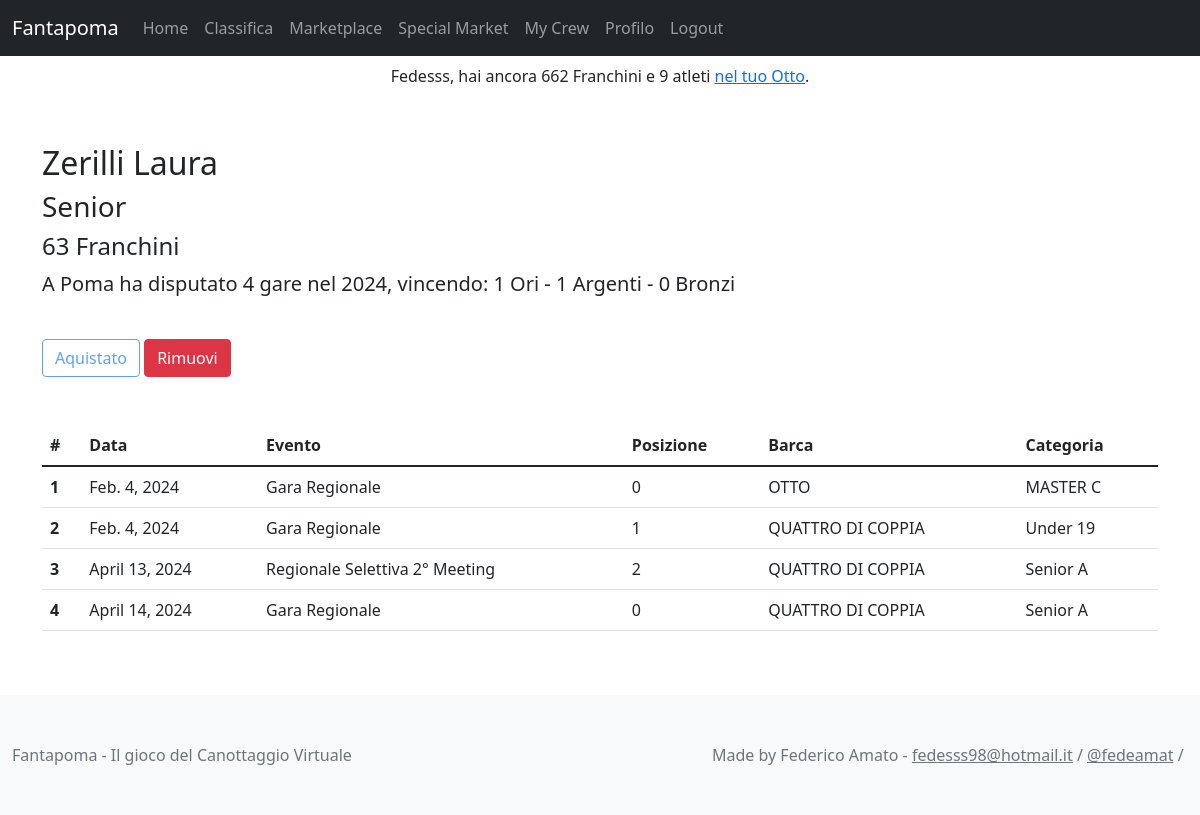
Page /fantapoma/view_athlete/123 (signed in) on the committed database.
### fantapoma/models.py (models this page shows, shortened)
class Player(models.Model):
    user = models.OneToOneField(User, on_delete=models.CASCADE, primary_key=True)
    first_name = models.TextField('nome', max_length=100, blank=True, null=True)
    last_name = models.TextField('cognome', max_length=100, blank=True, null=True)
    franchs = models.IntegerField(blank=True, default=400)
    team_name = models.CharField(max_length=200, default='8+')
    cox = models.ForeignKey(FantaAthlete, blank=True, null=True, on_delete=models.SET_NULL, related_name='cox')

class FantaAthlete(models.Model):
    name = models.CharField(max_length=200)
    born = models.DateField('Date of Birth', default=datetime.date(2000,1,1))
    first_time = models.DateField('First Race Date')
    last_time = models.DateField('Last Race Date')
    release_date = models.DateField('Release Date', default=datetime.date(2024,1,1))
    price = models.IntegerField(default=0)
    race_points = models.IntegerField(default=0)
    actions_points = models.IntegerField(default=0)
    athlete = models.OneToOneField(Athlete, blank=True, null=True, on_delete=models.CASCADE)
    players = models.ManyToManyField(User, blank=True, related_name='athletes_set')
    is_user = models.OneToOneField(User, blank=True, null=True, on_delete=models.SET_NULL, related_name='true_athlete')
    @property
    def category(self):
        categories = {9: 'Allievi A', 10: 'Allievi A',
                      11: 'Allievi B', 12: 'Allievi B',
                      13: 'Allievi C',
                      14: 'Cadetti',
                      15: 'Ragazzi', 16: 'Ragazzi',
                      17: 'Junior', 18: 'Junior',
                      19: 'Under23', 20: 'Under23', 21: 'Under23', 22: 'Under23',
                      23: 'Senior', 24: 'Senior', 25: 'Senior', 26: 'Senior', 27: 'Senior',
        }
        today = datetime.date.today()
        age = today.year - self.born.year
        return categories.get(age, 'Master')
    @property
    def bookings(self):
        return self.players.all().count()
    @property
    def adjusted_price(self):
        booking_term = self.price*(math.tanh(self.bookings/4))
        base_price = 5
        if self.athlete is not None:
            crews = self.athlete.crew_set.filter(race__event__date__year=2024)
            for crew in crews:
                if crew.result == 1:
                    base_price += 25
                elif crew.result == 2:
                    base_price += 15
                elif crew.result == 3:
                    base_price += 10
                else:
                    base_price += 3
        booking_term = base_price*math.tanh(self.bookings/4)
        return int(base_price + booking_term)
    def get_crew_set(self, date=None):
        if date is None:
            date = datetime.datetime.now().year
        return self.athlete.crew_set.filter(race__event__date__year__gte=date)
    @property
    def total(self):
        try:
            crew_set = self.get_crew_set()
            return crew_set.count()
        except AttributeError:
            return 0
    @property
    def first(self):
        try:
            crew_set = self.get_crew_set()
            return sum(crew.result == 1 for crew in crew_set)
        except AttributeError:
            return 0
    @property
    def second(self):
        try:
            crew_set = self.get_crew_set()
            return sum(crew.result == 2 for crew in crew_set)
        except AttributeError:
            return 0
    @property
    def third(self):
        try:
            crew_set = self.get_crew_set()
            return sum(crew.result == 3 for crew in crew_set)
        except AttributeError:
            return 0

### events/models.py (models this page shows, shortened)
class Athlete(models.Model):
    name = models.CharField(max_length=80)

class Crew(models.Model):
    bow_number = models.IntegerField(choices=[(i, i) for i in range(1, 9)])
    athletes = models.ManyToManyField(Athlete)
    club = models.ForeignKey(Club, on_delete=models.CASCADE)
    race = models.ForeignKey(Race, on_delete=models.CASCADE)
    result = models.IntegerField(default=0, blank=True, null=True)

class Race(models.Model):
    number = models.IntegerField(default=0)
    time = models.TimeField(null=True)
    boat_type = models.CharField(max_length=20, default='SINGOLO')
    category = models.CharField(max_length=20, default='SENIOR')
    GENDER_CHOICES = [
        ('M', 'Male'),
        ('F', 'Female'),
        ('X', 'Mix'),
    ]
    gender = models.CharField(max_length=1, choices=GENDER_CHOICES, default='M')
    TYPE_CHOICES = [
        ('HEAT', 'Qualificazione'),
        ('FINAL', 'Finale'),
    ]
    type = models.CharField(max_length=10, choices=TYPE_CHOICES, default='FINAL')
    event = models.ForeignKey(Event, on_delete=models.CASCADE)

class Event(models.Model):
    url = models.CharField(max_length=200, unique=True, default=uuid.uuid4)
    date = models.DateField()
    location = models.CharField(max_length=80)
    name = models.CharField(max_length=80)
    EVENT_TYPES = [
        ('REG', 'Regionale'),
        ('NAT', 'Nazionale'),
    ]
    type = models.CharField(max_length=80, choices=EVENT_TYPES, default='REG')

### fantapoma/views.py (the view, shortened to what this page needs)
# urls.py: path('view_athlete/<int:id>', views.view_athlete, name='view-athlete'),
def view_athlete(request, id):
    fantaathlete = FantaAthlete.objects.get(id=id)
    user = request.user
    if fantaathlete.athlete is not None:
        crews = fantaathlete.athlete.crew_set.filter(race__event__date__year=2024)
    else:
        crews = Crew.objects.none()
    buy = True
    sell = False
    if user.athletes_set.filter(id=fantaathlete.id).exists():
        buy = False
        sell = True
    elif (user.player.franchs <= 0
          or user.athletes_set.count() >= MAX_ATHLETES):
        buy = False
        sell = False
    context = {
        'title': f"{fantaathlete.name} - Fantapoma",
        'athlete': fantaathlete,
        'crews': crews,
        'buy': buy,
        'sell': sell,
    }
    return render(request, 'fantapoma/view_athlete.html', context)

### fantapoma/templates/fantapoma/view_athlete.html (shortened to what this page needs)
{% extends "base.html" %}
{% block content %}
<div class="container header mt-5">
  <h2>
    {{ athlete.name }}{% if athlete.is_user is not None %}<em> A.K.A. {{ athlete.is_user }} </em>{% endif %}
  </h2>
  <h3>{{ athlete.category }}</h3>
  <h3 class="fw-light fs-4">{{ athlete.adjusted_price }} Franchini</h3>
  <p class="lead">
    A Poma ha disputato {{ athlete.total }} gare nel 2024,
    vincendo:
    <strong>{{ athlete.first }}</strong> Ori - <strong>{{ athlete.second }}</strong> Argenti - <strong>{{ athlete.third }}</strong> Bronzi
  </p>
  {% if request.user.is_authenticated %}
  <form action="" method="POST">
    {% if buy %}
    <input name='acquista' value="Aquista" type="Submit" class="btn btn-primary mt-4" />
    {% else %}
    <input name='acquista' value="Aquistato" type="Submit" class="btn btn-outline-primary disabled mt-4"/>
    {% endif %}
    {% if sell %}
    <input name='rimuovi' value="Rimuovi" type="Submit" class="btn btn-danger mt-4" />
    {% else %}
    <input name='rimuovi' value="Rimuovi" type="Submit" class="btn btn-outline-danger disabled mt-4" />
    {% endif %}
  </form>
  {% endif %}
</div>
<div class="container races-table my-5">
  <table class="table table-hover">
    <thead>
      <tr>
        <th scope="col">#</th>
        <th scope="col">Data</th>
        <th scope="col">Evento</th>
        <th scope="col">Posizione</th>
        <th scope="col">Barca</th>
        <th scope="col">Categoria</th>
      </tr>
    </thead>
    <tbody>
      {% for crew in crews %}
      <tr>
        <th scope="row">{{ forloop.counter }}</th>
        <td>{{ crew.race.event.date }}</td>
        <td>{{ crew.race.event.name }}</td>
        <td>{{ crew.result }}</td>
        <td>{{ crew.race.boat_type }}</td>
        <td>{{ crew.race.category }}</td>
      </tr>
      {% endfor %}
    </tbody>
  </table>
</div>
{% endblock %}

### fantapoma/templates/fantapoma/navbar.html (shortened to what this page needs)
{% block navbar %}
<nav class="navbar navbar-expand-lg navbar-dark bg-dark">
  <div class="container-fluid">
    <a class="navbar-brand" href="{% url 'fantapoma:index' %}">Fantapoma</a>
    <div class="collapse navbar-collapse" id="navbarNav">
      <ul class="navbar-nav">
        <li class="nav-item">
          <a class="nav-link" aria-current="page" href="{% url 'fantapoma:index' %}">Home</a>
        </li>
        <li class="nav-item">
          <a class="nav-link" href="{% url 'fantapoma:leaderboard' %}">Classifica</a>
        </li>
        {% if request.user.is_authenticated %}
        <li class="nav-item">
          <a class="nav-link" href="{% url 'fantapoma:marketplace' %}">Marketplace</a>
        </li>
        <li class="nav-item">
          <a class="nav-link" href="{% url 'fantapoma:special-market' %}">Special Market</a>
        </li>
        <li class="nav-item">
          <a class="nav-link" href="{% url 'fantapoma:mycrew' %}">My Crew</a>
        </li>
        <li class="nav-item">
          <a class="nav-link" href="{% url 'fantaplayers:profile' request.user.id %}">Profilo</a>
        </li>
        <li class="nav-item">
          <a class="nav-link" href="{% url 'fantaplayers:logout' %}">Logout</a>
        </li>
        {% endif %}
      </ul>
    </div>
  </div>
</nav>
{% if request.user.is_authenticated %}
<nav class="nav justify-content-center">
  <span class="navbar-text">
    {{ request.user|title }}, hai ancora {{ request.user.player.franchs }} Franchini e
    {{ request.user.athletes_set.count }} atleti <a href={% url 'fantapoma:mycrew' %}>nel tuo Otto</a>.
  </span>
</nav>
{% endif %}
{% endblock %}

### rows in the picture
FantaAthlete: name "Zerilli Laura", category "Senior", adjusted_price "63", total "4", first "1", second "1", third "0"
Crew: race.event "Feb. 4, 2024", race.event.name "Gara Regionale", result "0", race.boat_type "OTTO", race.category "MASTER C"
Crew: race.event "Feb. 4, 2024", race.event.name "Gara Regionale", result "1", race.boat_type "QUATTRO DI COPPIA", race.category "Under 19"
Crew: race.event "April 13, 2024", race.event.name "Regionale Selettiva 2° Meeting", result "2", race.boat_type "QUATTRO DI COPPIA", race.category "Senior A"
Crew: race.event "April 14, 2024", race.event.name "Gara Regionale", result "0", race.boat_type "QUATTRO DI COPPIA", race.category "Senior A"

### other values in the picture
{{ request.user|title }} "Fedesss"
{{ request.user.player.franchs }} "662"
{{ request.user.athletes_set.count }} "9"
